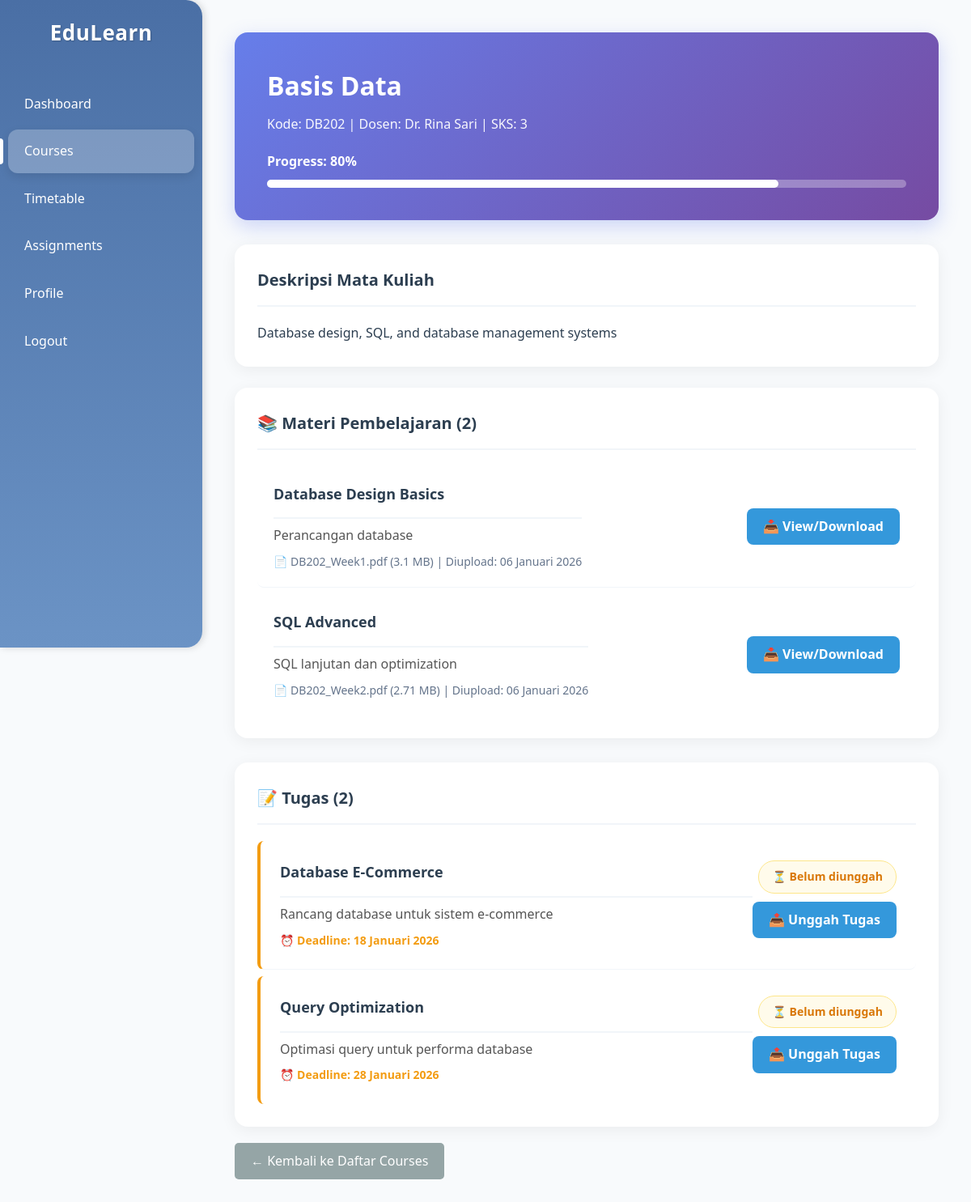
The page /student/course_detail.php?id=2 (signed in) on the database its author committed.
### tables this page shows
CREATE TABLE mata_kuliah (
    mk_id INT AUTO_INCREMENT PRIMARY KEY,
    kode_mk VARCHAR(20) UNIQUE NOT NULL,
    nama_mk VARCHAR(100) NOT NULL,
    deskripsi TEXT,
    sks INT NOT NULL,
    semester INT NOT NULL,
    dosen_id INT,
    status ENUM('aktif', 'draft', 'arsip') DEFAULT 'aktif',
    created_at TIMESTAMP DEFAULT CURRENT_TIMESTAMP,
    updated_at TIMESTAMP DEFAULT CURRENT_TIMESTAMP ON UPDATE CURRENT_TIMESTAMP,
    FOREIGN KEY (dosen_id) REFERENCES dosen(dosen_id) ON DELETE SET NULL,
    INDEX idx_semester (semester),
    INDEX idx_status (status)
);

CREATE TABLE dosen (
    dosen_id INT AUTO_INCREMENT PRIMARY KEY,
    nama_dosen VARCHAR(100) NOT NULL,
    email VARCHAR(100) UNIQUE,
    no_telepon VARCHAR(20),
    bidang_keahlian VARCHAR(100),
    created_at TIMESTAMP DEFAULT CURRENT_TIMESTAMP,
    INDEX idx_nama (nama_dosen)
);

CREATE TABLE enrollments (
    enrollment_id INT AUTO_INCREMENT PRIMARY KEY,
    user_id INT NOT NULL,
    mk_id INT NOT NULL,
    tahun_ajaran VARCHAR(20) NOT NULL,
    progress DECIMAL(5,2) DEFAULT 0.00,
    enrolled_at TIMESTAMP DEFAULT CURRENT_TIMESTAMP,
    FOREIGN KEY (user_id) REFERENCES users(user_id) ON DELETE CASCADE,
    FOREIGN KEY (mk_id) REFERENCES mata_kuliah(mk_id) ON DELETE CASCADE,
    UNIQUE KEY unique_enrollment (user_id, mk_id, tahun_ajaran),
    INDEX idx_user (user_id),
    INDEX idx_mk (mk_id)
);

CREATE TABLE materi (
    materi_id INT AUTO_INCREMENT PRIMARY KEY,
    mk_id INT NOT NULL,
    judul VARCHAR(200) NOT NULL,
    deskripsi TEXT DEFAULT NULL,
    tipe_file VARCHAR(100) DEFAULT NULL,
    nama_file VARCHAR(255) NOT NULL,
    ukuran_file INT NOT NULL COMMENT 'File size in bytes',
    file_path VARCHAR(500) NOT NULL,
    uploaded_at TIMESTAMP NOT NULL DEFAULT CURRENT_TIMESTAMP,
    updated_at TIMESTAMP NOT NULL DEFAULT CURRENT_TIMESTAMP ON UPDATE CURRENT_TIMESTAMP,
    FOREIGN KEY (mk_id) REFERENCES mata_kuliah(mk_id) ON DELETE CASCADE,
    INDEX idx_mk_id (mk_id),
    INDEX idx_uploaded_at (uploaded_at)
);

CREATE TABLE tugas (
    tugas_id INT AUTO_INCREMENT PRIMARY KEY,
    mk_id INT NOT NULL,
    judul VARCHAR(200) NOT NULL,
    deskripsi TEXT,
    deadline DATETIME NOT NULL,
    max_score INT DEFAULT 100,
    created_at TIMESTAMP DEFAULT CURRENT_TIMESTAMP,
    updated_at TIMESTAMP DEFAULT CURRENT_TIMESTAMP ON UPDATE CURRENT_TIMESTAMP,
    FOREIGN KEY (mk_id) REFERENCES mata_kuliah(mk_id) ON DELETE CASCADE,
    INDEX idx_deadline (deadline),
    INDEX idx_mk (mk_id)
);

### includes/functions.php (called while the page is built, shortened)
<?php
function escape_html($string) {
    return htmlspecialchars($string, ENT_QUOTES, 'UTF-8');
}
function format_date($date, $withTime = false) {
    $timestamp = strtotime($date);
    $months = [
        1 => 'Januari', 'Februari', 'Maret', 'April', 'Mei', 'Juni',
        'Juli', 'Agustus', 'September', 'Oktober', 'November', 'Desember'
    ];
    $day = date('d', $timestamp);
    $month = $months[(int)date('n', $timestamp)];
    $year = date('Y', $timestamp);
    $formatted = "$day $month $year";
    return $formatted;
}
function format_file_size($bytes) {
    $units = ['B', 'KB', 'MB', 'GB'];
    $index = 0;
    while ($bytes >= 1024 && $index < count($units) - 1) {
        $bytes /= 1024;
        $index++;
    }
    return round($bytes, 2) . ' ' . $units[$index];
}

### student/course_detail.php (the view, shortened to what this page needs)
<?php
require_once '../includes/functions.php';
$db = getDB();
$user_id = get_user_info('user_id');
$mk_id = (int)($_GET['id'] ?? 0);
$stmt = $db->prepare("
    SELECT mk.*, d.nama_dosen, e.progress
    FROM mata_kuliah mk
    LEFT JOIN dosen d ON mk.dosen_id = d.dosen_id
    INNER JOIN enrollments e ON mk.mk_id = e.mk_id
    WHERE mk.mk_id = ? AND e.user_id = ?
");
$stmt->execute([$mk_id, $user_id]);
$course = $stmt->fetch();
$stmt = $db->prepare("
    SELECT materi_id, judul, deskripsi, tipe_file, nama_file, ukuran_file, uploaded_at
    FROM materi
    WHERE mk_id = ?
    ORDER BY uploaded_at DESC
");
$stmt->execute([$mk_id]);
$materials = $stmt->fetchAll();
$stmt = $db->prepare("
    SELECT
        t.*,
        s.submission_id,
        s.submitted_at,
        s.score,
        s.feedback,
        DATEDIFF(t.deadline, NOW()) as days_left,
        CASE
            WHEN s.submission_id IS NOT NULL THEN 'uploaded'
            WHEN t.deadline < NOW() THEN 'overdue'
            ELSE 'pending'
        END as status
    FROM tugas t
    LEFT JOIN submissions s ON t.tugas_id = s.tugas_id AND s.user_id = ?
    WHERE t.mk_id = ?
    ORDER BY
        CASE
            WHEN t.deadline < NOW() AND s.submission_id IS NULL THEN 1
            WHEN s.submission_id IS NULL THEN 2
            ELSE 3
        END,
        t.deadline ASC
");
$stmt->execute([$user_id, $mk_id]);
$assignments = $stmt->fetchAll();
?>
<!DOCTYPE html>
<html lang="id">
<head>
    <link rel="stylesheet" href="../assets/css/student-style.css">
</head>
<body>
<div class="container">
    <aside class="sidebar">
        <div class="sidebar-header">
            <h1>EduLearn</h1>
        </div>
        <ul class="sidebar-nav">
            <li><a href="dashboard.php">Dashboard</a></li>
            <li class="active"><a href="courses.php">Courses</a></li>
            <li><a href="timetable.php">Timetable</a></li>
            <li><a href="assignments.php">Assignments</a></li>
            <li><a href="profile.php">Profile</a></li>
            <li><a href="../auth/logout.php">Logout</a></li>
        </ul>
    </aside>
    <main class="main-content">
        <div class="course-detail-header">
            <h1><?= escape_html($course['nama_mk']) ?></h1>
            <p>Kode: <?= escape_html($course['kode_mk']) ?> | Dosen: <?= escape_html($course['nama_dosen']) ?> | SKS: <?= $course['sks'] ?></p>
            <div style="margin-top: 20px;">
                <strong>Progress: <?= round($course['progress']) ?>%</strong>
                <div style="background: rgba(255,255,255,0.3); height: 10px; border-radius: 5px; margin-top: 10px;">
                    <div style="background: white; height: 100%; width: <?= min($course['progress'], 100) ?>%; border-radius: 5px;"></div>
                </div>
            </div>
        </div>
        <?php if ($course['deskripsi']): ?>
        <div class="materials-list">
            <h3>Deskripsi Mata Kuliah</h3>
            <p><?= escape_html($course['deskripsi']) ?></p>
        </div>
        <br>
        <?php endif; ?>
        <div class="materials-list">
            <h3>📚 Materi Pembelajaran (<?= count($materials) ?>)</h3>
            <?php if (empty($materials)): ?>
                <div class="empty-state">
                    <h4>Belum Ada Materi</h4>
                    <p>Materi untuk mata kuliah ini akan segera ditambahkan</p>
                </div>
            <?php else: ?>
                <?php foreach ($materials as $material): ?>
                <div class="material-item">
                    <div class="material-info">
                        <h3><?= escape_html($material['judul']) ?></h3>
                        <?php if ($material['deskripsi']): ?>
                        <p style="margin: 5px 0; color: #555;"><?= escape_html($material['deskripsi']) ?></p>
                        <?php endif; ?>
                        <div class="material-meta">
                            📄 <?= escape_html($material['nama_file']) ?>
                            (<?= format_file_size($material['ukuran_file']) ?>)
                            | Diupload: <?= format_date($material['uploaded_at']) ?>
                        </div>
                    </div>
                    <div>
                        <a href="../materials/view_materi.php?id=<?= $material['materi_id'] ?>"
                           class="download-btn"
                           target="_blank">
                            📥 View/Download
                        </a>
                    </div>
                </div>
                <?php endforeach; ?>
            <?php endif; ?>
        </div>
        <div class="materials-list" style="margin-top: 30px;">
            <h3>📝 Tugas (<?= count($assignments) ?>)</h3>
            <?php if (empty($assignments)): ?>
                <div class="empty-state">
                    <h4>Belum Ada Tugas</h4>
                    <p>Tidak ada tugas untuk mata kuliah ini saat ini</p>
                </div>
            <?php else: ?>
                <?php foreach ($assignments as $assignment): ?>
                <div class="material-item assignment-item <?= $assignment['status'] ?>" style="flex-direction: column; align-items: flex-start;">
                    <div style="width: 100%; display: flex; justify-content: space-between; align-items: flex-start;">
                        <div class="material-info" style="flex: 1;">
                            <h3 style="color: #2c3e50;"><?= escape_html($assignment['judul']) ?></h3>
                            <?php if ($assignment['deskripsi']): ?>
                            <p style="margin: 5px 0; color: #555;"><?= escape_html($assignment['deskripsi']) ?></p>
                            <?php endif; ?>
                            <div class="material-meta">
                                <strong style="color: <?= $assignment['status'] === 'overdue' ? '#e74c3c' : '#f39c12' ?>;">
                                    ⏰ Deadline: <?= format_date($assignment['deadline']) ?>
                                </strong>
                            </div>
                        </div>
                        <div style="display: flex; flex-direction: column; gap: 10px; align-items: flex-end;">
                            <?php if ($assignment['status'] === 'uploaded'): ?>
                                <span class="status-badge uploaded" style="padding: 8px 16px; border-radius: 20px; font-size: 14px; font-weight: 600; background-color: #f0fdf4; color: #16a34a; border: 1px solid #bbf7d0;">
                                    ✓ Telah diunggah
                                </span>
                            <?php else: ?>
                                <span class="status-badge pending" style="padding: 8px 16px; border-radius: 20px; font-size: 14px; font-weight: 600; background-color: #fffbeb; color: #d97706; border: 1px solid #fde68a;">
                                    ⏳ Belum diunggah
                                </span>
                                <a href="../student/assignments.php" class="download-btn" style="background: #3498db;">
                                    📤 Unggah Tugas
                                </a>
                            <?php endif; ?>
                        </div>
                    </div>
                </div>
                <?php endforeach; ?>
            <?php endif; ?>
        </div>
        <div style="margin-top: 20px;">
            <a href="courses.php" style="background: #95a5a6; color: white; padding: 10px 20px; border-radius: 5px; text-decoration: none; display: inline-block;">
                ← Kembali ke Daftar Courses
            </a>
        </div>
    </main>
</div>
</body>
</html>

### assets/css/student-style.css (style rules this page uses)
:root { --primary-gradient: linear-gradient(180deg, #4A6FA5 0%, #6B93C5 100%); --primary-gradient-hover: linear-gradient(180deg, #3a5a8c 0%, #5a7cad 100%); --sidebar-bg: linear-gradient(180deg, #4A6FA5 0%, #6B93C5 100%); --card-bg: #ffffff; --body-bg: #f8fafc; --text-primary: #2c3e50; --text-secondary: #64748b; --text-light: #ffffff; --border-color: #f1f5f9; --shadow: 0 4px 20px rgba(0, 0, 0, 0.06); --shadow-hover: 0 8px 30px rgba(0, 0, 0, 0.12); --color-pbo: #9b59b6; --color-ai: #1abc9c; --color-pancasila: #f39c12; --color-dp: #2ecc71; --color-web: #3498db; --color-database: #2ecc71; --color-design: #9b59b6; --color-story: #34495e; --sidebar-width: 250px; --border-radius: 16px; --card-padding: 28px; }
* { margin: 0; padding: 0; box-sizing: border-box; font-family: 'Segoe UI', Tahoma, Geneva, Verdana, sans-serif; }
body { background-color: var(--body-bg); color: var(--text-primary); line-height: 1.6; }
.container { display: flex; min-height: 100vh; }
.sidebar { width: var(--sidebar-width); background: var(--sidebar-bg); color: var(--text-light); padding: 20px 0; box-shadow: 2px 0 10px rgba(0, 0, 0, 0.15); position: sticky; top: 0; height: 100vh; border-top-right-radius: 20px; border-bottom-right-radius: 20px; }
.sidebar-header { padding: 0 20px 25px; margin-bottom: 15px; text-align: center; }
.sidebar-header h1 { font-size: 26px; color: var(--text-light); font-weight: 700; letter-spacing: 0.5px; text-shadow: 1px 1px 2px rgba(0, 0, 0, 0.2); }
.sidebar-nav { list-style: none; }
.sidebar-nav li { padding: 14px 20px; transition: all 0.3s ease; margin: 5px 10px; border-radius: 12px; }
.sidebar-nav li.active { background-color: rgba(255, 255, 255, 0.25); box-shadow: 0 4px 12px rgba(0, 0, 0, 0.1); position: relative; }
.sidebar-nav li.active::before { content: ''; position: absolute; left: -10px; top: 50%; transform: translateY(-50%); width: 4px; height: 60%; background-color: var(--text-light); border-radius: 0 4px 4px 0; }
.sidebar-nav a { color: var(--text-light); text-decoration: none; display: flex; align-items: center; gap: 12px; font-weight: 500; font-size: 16px; }
.main-content { flex: 1; padding: 40px; background-color: var(--body-bg); }
.assignment-item { padding: 22px 28px; border-bottom: 1px solid #f1f5f9; transition: all 0.3s; }
.assignment-item:last-child { border-bottom: none; }
.status-badge { padding: 8px 16px; border-radius: 20px; font-size: 14px; font-weight: 600; display: inline-flex; align-items: center; gap: 8px; min-width: 140px; justify-content: center; }
.status-badge.pending { background-color: #fffbeb; color: #d97706; border: 1px solid #fde68a; }
.assignment-item { animation: fadeIn 0.5s ease-out forwards; }
.assignment-item:nth-child(2) { animation-delay: 0.2s; }
.assignment-item:nth-child(3) { animation-delay: 0.3s; }

### student/course_detail.php (style rules this page uses)
.course-detail-header { background: linear-gradient(135deg, #667eea 0%, #764ba2 100%); color: white; padding: 40px; border-radius: 16px; margin-bottom: 30px; box-shadow: 0 8px 24px rgba(102, 126, 234, 0.3); }
.course-detail-header h1 { margin: 0 0 10px 0; font-size: 32px; }
.course-detail-header p { opacity: 0.95; margin: 0; }
.materials-list { background: white; border-radius: 16px; padding: 28px; box-shadow: 0 4px 20px rgba(0, 0, 0, 0.06); }
.materials-list h3 { margin: 0 0 20px 0; color: #2c3e50; font-size: 20px; padding-bottom: 15px; border-bottom: 2px solid #f1f5f9; }
.material-item { padding: 20px; border-bottom: 1px solid #f1f5f9; display: flex; justify-content: space-between; align-items: center; transition: all 0.3s ease; border-radius: 8px; margin-bottom: 8px; }
.material-item:last-child { border-bottom: none; margin-bottom: 0; }
.assignment-item { padding: 24px !important; }
.assignment-item.pending { border-left: 4px solid #f39c12; }
.material-info h3 { margin: 0 0 8px 0; font-size: 18px; color: #2c3e50; }
.material-meta { color: #64748b; font-size: 14px; margin-top: 8px; }
.download-btn { background: #3498db; color: white; padding: 10px 20px; border-radius: 8px; text-decoration: none; font-weight: 600; transition: all 0.3s ease; display: inline-block; }

### rows shown on the page
mata_kuliah: nama_mk "Basis Data", kode_mk "DB202", dosen.nama_dosen "Dr. Rina Sari", sks "3", enrollments.progress "80", deskripsi "Database design, SQL, and database management systems"
materi: judul "Database Design Basics", deskripsi "Perancangan database", nama_file "DB202_Week1.pdf", ukuran_file "3.1 MB", uploaded_at "06 Januari 2026"
materi: judul "SQL Advanced", deskripsi "SQL lanjutan dan optimization", nama_file "DB202_Week2.pdf", ukuran_file "2.71 MB", uploaded_at "06 Januari 2026"
tugas: judul "Database E-Commerce", deskripsi "Rancang database untuk sistem e-commerce", deadline "18 Januari 2026"
tugas: judul "Query Optimization", deskripsi "Optimasi query untuk performa database", deadline "28 Januari 2026"

### other values the page prints
count($materials) "2"
count($assignments) "2"
